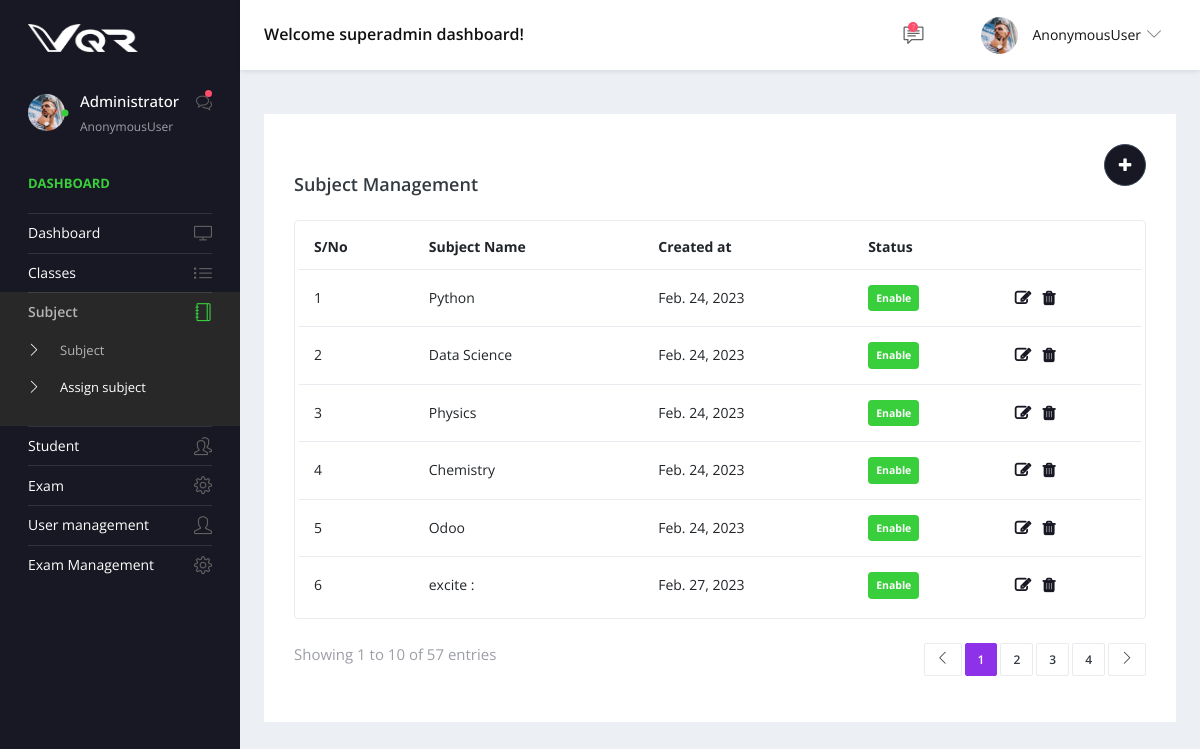
Page /subject_url on the earlier database version.
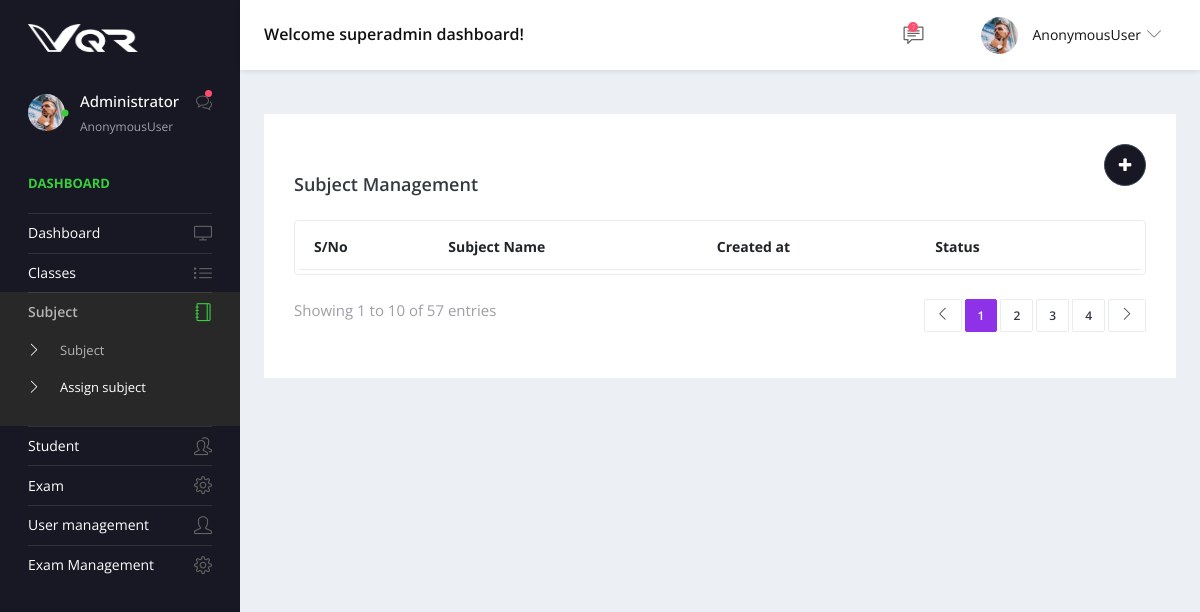
Same page on the later database version.
### app/models.py (models this page shows)
class common_table(models.Model):
    created_by = models.ForeignKey(User, related_name="%(app_label)s_%(class)s_ownership",on_delete=models.CASCADE,null=True)
    created_dt = models.DateField(auto_now=True)
    updated_by =  models.ForeignKey(User, related_name="%(app_label)s_%(class)s_ownership1",on_delete=models.CASCADE,null=True)
    updated_dt = models.DateField(null=True)
    created_tm = models.TimeField(auto_now=True)
    updated_tm = models.TimeField(null=True)
    status = models.CharField(max_length=10, null=True)
    class Meta:
        abstract = True

class Subject_master(common_table):
    name = models.CharField(max_length=25,null=True)

### app/views.py (the view)
# urls.py: path('subject_url',views.subject,name='subject_url'),
def subject(request):
    data = Subject_master.objects.all()
    context = {
        'data':data
    }
    return render(request,'subject.html',context)

### app/templates/subject.html (shortened to what this page needs)
{% extends 'base.html' %}
{% block content %}
<div class="content-wrapper">
    <div class="row">
      <div class="col-md-12 grid-margin stretch-card">
        <div class="card">
          <div class="card-body">
            <a href="{% url 'create_subject' %}">
            <button style=" float: right;background: #181824;" type="button" class="btn btn-dark btn-rounded btn-icon">
                <i class="fa fa-plus m-1"></i>
              </button>
          </a>
            <br>
            <div class="d-sm-flex align-items-center mb-4">
              <h4 class="card-title mb-sm-0 mt-2">Subject Management</h4>
            </div>
            <div class="table-responsive border rounded p-1">
              <table class="table">
                <thead>
                  <tr>
                    <th class="font-weight-bold"> S/No</th>
                    <th class="font-weight-bold">Subject Name</th>
                    <th class="font-weight-bold">Created at</th>
                    <th class="font-weight-bold">Status</th>
                    <th>
                    </th>
                  </tr>
                </thead>
                <tbody>
                  {% for i in data %}
                  <tr>
                    <td>{{forloop.counter}}</td>
                    <td>
                     {{i.name}}
                    </td>
                    <td>{{i.created_dt}}</td>
                    <td>
                      <div class="badge badge-success p-2">Enable</div>
                    </td>
                    <td>
                        <a href=""> <i style="color: #181824;
                            font-weight: bold;
                            font-size: 16px;" class="fa fa-edit"></i></a>
                        <a href="" class="m-2"> <i style="color: #181824;
                            font-weight: bold;
                            font-size: 16px;" class="fa fa-trash"></i></a>
                    </td>
                  </tr>
                  {% endfor %}
                </tbody>
              </table>
            </div>
            <div class="d-flex mt-4 flex-wrap">
              <p class="text-muted">Showing 1 to 10 of 57 entries</p>
              <nav class="ml-auto">
                <ul class="pagination separated pagination-info">
                  <li class="page-item"><a href="#" class="page-link"><i class="icon-arrow-left"></i></a></li>
                  <li class="page-item active"><a href="#" class="page-link">1</a></li>
                  <li class="page-item"><a href="#" class="page-link">2</a></li>
                  <li class="page-item"><a href="#" class="page-link">3</a></li>
                  <li class="page-item"><a href="#" class="page-link">4</a></li>
                  <li class="page-item"><a href="#" class="page-link"><i class="icon-arrow-right"></i></a></li>
                </ul>
              </nav>
            </div>
          </div>
        </div>
      </div>
    </div>
  </div>
{% endblock %}

### app/templates/base.html (shortened to what this page needs)
<!DOCTYPE html>
<html lang="en">
    {% load static %}
  <head>
    <link rel="stylesheet" href="./static/vendors/simple-line-icons/css/simple-line-icons.css">
    <link rel="stylesheet" href="./static/vendors/flag-icon-css/css/flag-icon.min.css">
    <link rel="stylesheet" href="./static/vendors/css/vendor.bundle.base.css">
    <link rel="stylesheet" href="./static/vendors/daterangepicker/daterangepicker.css">
    <link rel="stylesheet" href="./static/vendors/chartist/chartist.min.css">
    <link rel="stylesheet" href="https://cdnjs.cloudflare.com/ajax/libs/font-awesome/4.7.0/css/font-awesome.min.css">
    <link rel="stylesheet" href="./static/css/style.css">
  </head>
  <body>
    <div class="container-scroller">
      <nav class="navbar default-layout-navbar col-lg-12 col-12 p-0 fixed-top d-flex flex-row">
        <div class="navbar-brand-wrapper d-flex align-items-center">
          <a class="navbar-brand brand-logo" href="index.html">
            <img src="./static/logo.png" alt="logo" class="logo-dark" />
          </a>
        </div>
        <div class="navbar-menu-wrapper d-flex align-items-center flex-grow-1">
          <h5 class="mb-0 font-weight-medium d-none d-lg-flex">Welcome superadmin dashboard!</h5>
          <ul class="navbar-nav navbar-nav-right ml-auto">
            <li class="nav-item dropdown">
              <a class="nav-link count-indicator message-dropdown" id="messageDropdown" href="#" data-toggle="dropdown" aria-expanded="false">
                <i class="icon-speech"></i>
                <span class="count">7</span>
              </a>
            </li>
            <li class="nav-item dropdown d-none d-xl-inline-flex user-dropdown">
              <a class="nav-link dropdown-toggle" id="UserDropdown" href="#" data-toggle="dropdown" aria-expanded="false">
                <img class="img-xs rounded-circle ml-2" src="./static/images/faces/face8.jpg" alt="Profile image"> <span class="font-weight-normal">{{request.user}} </span></a>
            </li>
          </ul>
        </div>
      </nav>
      <div class="container-fluid page-body-wrapper">
        <nav class="sidebar sidebar-offcanvas" id="sidebar">
          <ul class="nav">
            <li class="nav-item nav-profile">
              <a href="#" class="nav-link">
                <div class="profile-image">
                  <img class="img-xs rounded-circle" src="./static/images/faces/face8.jpg" alt="profile image">
                  <div class="dot-indicator bg-success"></div>
                </div>
                <div class="text-wrapper">
                  <p class="profile-name">Administrator</p>
                  <p class="designation">{{request.user}}</p>
                </div>
                <div class="icon-container">
                  <i class="icon-bubbles"></i>
                  <div class="dot-indicator bg-danger"></div>
                </div>
              </a>
            </li>
            <li class="nav-item nav-category">
              <span class="nav-link">Dashboard</span>
            </li>
            <li class="nav-item">
              <a class="nav-link" href="{% url 'dashboard' %}">
                <span class="menu-title">Dashboard</span>
                <i class="icon-screen-desktop menu-icon"></i>
              </a>
            </li>
            <li class="nav-item">
                <a class="nav-link" href="{% url 'classes' %}">
                  <span class="menu-title">Classes</span>
                  <i class="icon-list menu-icon"></i>
                </a>
              </li>
            <li class="nav-item">
              <a class="nav-link" data-toggle="collapse" href="#ui-basic" aria-expanded="false" aria-controls="ui-basic">
                <span class="menu-title">Subject</span>
                <i class="icon-notebook menu-icon"></i>
              </a>
              <div class="collapse" id="ui-basic">
                <ul class="nav flex-column sub-menu">
                  <li class="nav-item"> <a class="nav-link" href="{% url 'subject_url' %}">Subject</a></li>
                  <li class="nav-item"> <a class="nav-link" href="{% url 'assign_subject' %}">Assign subject</a></li>
                </ul>
              </div>
            </li>
            <li class="nav-item">
                <a class="nav-link" data-toggle="collapse" href="#ui-basic1" aria-expanded="false" aria-controls="ui-basic1">
                  <span class="menu-title">Student</span>
                  <i class="icon-people menu-icon"></i>
                </a>
              </li>
              <li class="nav-item">
                <a class="nav-link" data-toggle="collapse" href="#ui-basic23" aria-expanded="false" aria-controls="ui-created_dt">
                  <span class="menu-title">Exam</span>
                  <i class="icon-settings menu-icon"></i>
                </a>
              </li>
            <li class="nav-item">
              <a class="nav-link" href="{% url 'user' %}">
                <span class="menu-title">User management</span>
                <i class="icon-user menu-icon"></i>
              </a>
            </li>
            <li class="nav-item">
              <a class="nav-link" data-toggle="collapse" href="#ui-basic8" aria-expanded="false" aria-controls="ui-created_dt">
                <span class="menu-title"> Exam Management</span>
                <i class="icon-settings menu-icon"></i>
              </a>
            </li>
          </ul>
        </nav>
        <div class="main-panel">
            {% block content %}
            {% endblock %}
        </div>
      </div>
    </div>
  </body>
</html>

Differences in the rows shown:
removed Subject_master: name "Python", created_dt "Feb. 24, 2023"
removed Subject_master: name "Data Science", created_dt "Feb. 24, 2023"
removed Subject_master: name "Physics", created_dt "Feb. 24, 2023"
removed Subject_master: name "Chemistry", created_dt "Feb. 24, 2023"
removed Subject_master: name "Odoo", created_dt "Feb. 24, 2023"
removed Subject_master: name "excite :", created_dt "Feb. 27, 2023"
